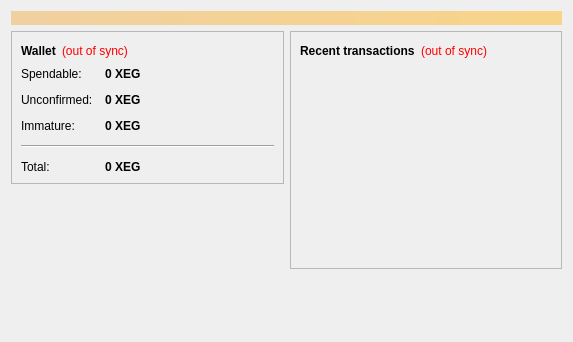
<?xml version="1.0" encoding="UTF-8"?>
<ui version="4.0">
 <class>OverviewPage</class>
 <widget class="QWidget" name="OverviewPage">
  <property name="geometry">
   <rect>
    <x>0</x>
    <y>0</y>
    <width>573</width>
    <height>342</height>
   </rect>
  </property>
  <property name="windowTitle">
   <string>Form</string>
  </property>
  <layout class="QVBoxLayout" name="topLayout">
   <item>
    <widget class="QLabel" name="labelAlerts">
     <property name="visible">
      <bool>false</bool>
     </property>
     <property name="styleSheet">
      <string notr="true">background-color: qlineargradient(x1: 0, y1: 0, x2: 1, y2: 0, stop:0 #F0D0A0, stop:1 #F8D488); color:#000000;</string>
     </property>
     <property name="wordWrap">
      <bool>true</bool>
     </property>
     <property name="margin">
      <number>3</number>
     </property>
    </widget>
   </item>
   <item>
    <layout class="QHBoxLayout" name="horizontalLayout" stretch="1,1">
     <item>
      <layout class="QVBoxLayout" name="verticalLayout_2">
       <item>
        <widget class="QFrame" name="frame">
         <property name="frameShape">
          <enum>QFrame::StyledPanel</enum>
         </property>
         <property name="frameShadow">
          <enum>QFrame::Raised</enum>
         </property>
         <layout class="QVBoxLayout" name="verticalLayout_4">
          <item>
           <layout class="QHBoxLayout" name="horizontalLayout_4">
            <item>
             <widget class="QLabel" name="label_5">
              <property name="font">
               <font>
                <weight>75</weight>
                <bold>true</bold>
               </font>
              </property>
              <property name="text">
               <string>Wallet</string>
              </property>
             </widget>
            </item>
            <item>
             <widget class="QLabel" name="labelWalletStatus">
              <property name="toolTip">
               <string>The displayed information may be out of date. Your wallet automatically synchronizes with the EyeGlass network after a connection is established, but this process has not completed yet.</string>
              </property>
              <property name="styleSheet">
               <string notr="true">QLabel { color: red; }</string>
              </property>
              <property name="text">
               <string notr="true">(out of sync)</string>
              </property>
              <property name="alignment">
               <set>Qt::AlignLeading|Qt::AlignLeft|Qt::AlignVCenter</set>
              </property>
             </widget>
            </item>
            <item>
             <spacer name="horizontalSpacer_2">
              <property name="orientation">
               <enum>Qt::Horizontal</enum>
              </property>
              <property name="sizeHint" stdset="0">
               <size>
                <width>40</width>
                <height>20</height>
               </size>
              </property>
             </spacer>
            </item>
           </layout>
          </item>
          <item>
           <layout class="QFormLayout" name="formLayout_2">
            <property name="fieldGrowthPolicy">
             <enum>QFormLayout::AllNonFixedFieldsGrow</enum>
            </property>
            <property name="horizontalSpacing">
             <number>12</number>
            </property>
            <property name="verticalSpacing">
             <number>12</number>
            </property>
            <item row="0" column="0">
             <widget class="QLabel" name="label">
              <property name="text">
               <string>Spendable:</string>
              </property>
             </widget>
            </item>
            <item row="0" column="1">
             <widget class="QLabel" name="labelBalance">
              <property name="font">
               <font>
                <weight>75</weight>
                <bold>true</bold>
               </font>
              </property>
              <property name="cursor">
               <cursorShape>IBeamCursor</cursorShape>
              </property>
              <property name="toolTip">
               <string>Your current spendable balance</string>
              </property>
              <property name="text">
               <string notr="true">0 XEG</string>
              </property>
              <property name="textInteractionFlags">
               <set>Qt::LinksAccessibleByMouse|Qt::TextSelectableByKeyboard|Qt::TextSelectableByMouse</set>
              </property>
             </widget>
            </item>
            <item row="1" column="0">
             <widget class="QLabel" name="label_3">
              <property name="text">
               <string>Unconfirmed:</string>
              </property>
             </widget>
            </item>
            <item row="1" column="1">
             <widget class="QLabel" name="labelUnconfirmed">
              <property name="font">
               <font>
                <weight>75</weight>
                <bold>true</bold>
               </font>
              </property>
              <property name="cursor">
               <cursorShape>IBeamCursor</cursorShape>
              </property>
              <property name="toolTip">
               <string>Total of transactions that have yet to be confirmed, and do not yet count toward the current balance</string>
              </property>
              <property name="text">
               <string notr="true">0 XEG</string>
              </property>
              <property name="textInteractionFlags">
               <set>Qt::LinksAccessibleByMouse|Qt::TextSelectableByKeyboard|Qt::TextSelectableByMouse</set>
              </property>
             </widget>
            </item>
            <item row="2" column="0">
             <widget class="QLabel" name="labelImmatureText">
              <property name="text">
               <string>Immature:</string>
              </property>
             </widget>
            </item>
            <item row="2" column="1">
             <widget class="QLabel" name="labelImmature">
              <property name="font">
               <font>
                <weight>75</weight>
                <bold>true</bold>
               </font>
              </property>
              <property name="toolTip">
               <string>Mined balance that has not yet matured</string>
              </property>
              <property name="text">
               <string notr="true">0 XEG</string>
              </property>
              <property name="textInteractionFlags">
               <set>Qt::LinksAccessibleByMouse|Qt::TextSelectableByKeyboard|Qt::TextSelectableByMouse</set>
              </property>
             </widget>
            </item>
            <item row="4" column="0" colspan="2">
             <widget class="Line" name="line">
              <property name="orientation">
               <enum>Qt::Horizontal</enum>
              </property>
             </widget>
            </item>
            <item row="5" column="0">
             <widget class="QLabel" name="labelTotalText">
              <property name="text">
               <string>Total:</string>
              </property>
             </widget>
            </item>
            <item row="5" column="1">
             <widget class="QLabel" name="labelTotal">
              <property name="font">
               <font>
                <weight>75</weight>
                <bold>true</bold>
               </font>
              </property>
              <property name="cursor">
               <cursorShape>IBeamCursor</cursorShape>
              </property>
              <property name="toolTip">
               <string>Your current total balance</string>
              </property>
              <property name="text">
               <string notr="true">0 XEG</string>
              </property>
              <property name="textInteractionFlags">
               <set>Qt::LinksAccessibleByMouse|Qt::TextSelectableByKeyboard|Qt::TextSelectableByMouse</set>
              </property>
             </widget>
            </item>
           </layout>
          </item>
         </layout>
        </widget>
       </item>
       <item>
        <spacer name="verticalSpacer">
         <property name="orientation">
          <enum>Qt::Vertical</enum>
         </property>
         <property name="sizeHint" stdset="0">
          <size>
           <width>20</width>
           <height>40</height>
          </size>
         </property>
        </spacer>
       </item>
      </layout>
     </item>
     <item>
      <layout class="QVBoxLayout" name="verticalLayout_3">
       <item>
        <widget class="QFrame" name="frame_2">
         <property name="frameShape">
          <enum>QFrame::StyledPanel</enum>
         </property>
         <property name="frameShadow">
          <enum>QFrame::Raised</enum>
         </property>
         <layout class="QVBoxLayout" name="verticalLayout">
          <item>
           <layout class="QHBoxLayout" name="horizontalLayout_2">
            <item>
             <widget class="QLabel" name="label_4">
              <property name="text">
               <string>&lt;b&gt;Recent transactions&lt;/b&gt;</string>
              </property>
             </widget>
            </item>
            <item>
             <widget class="QLabel" name="labelTransactionsStatus">
              <property name="toolTip">
               <string>The displayed information may be out of date. Your wallet automatically synchronizes with the EyeGlass network after a connection is established, but this process has not completed yet.</string>
              </property>
              <property name="styleSheet">
               <string notr="true">QLabel { color: red; }</string>
              </property>
              <property name="text">
               <string notr="true">(out of sync)</string>
              </property>
              <property name="alignment">
               <set>Qt::AlignRight|Qt::AlignTrailing|Qt::AlignVCenter</set>
              </property>
             </widget>
            </item>
            <item>
             <spacer name="horizontalSpacer">
              <property name="orientation">
               <enum>Qt::Horizontal</enum>
              </property>
              <property name="sizeHint" stdset="0">
               <size>
                <width>40</width>
                <height>20</height>
               </size>
              </property>
             </spacer>
            </item>
           </layout>
          </item>
          <item>
           <widget class="QListView" name="listTransactions">
            <property name="styleSheet">
             <string notr="true">QListView { background: transparent; }</string>
            </property>
            <property name="frameShape">
             <enum>QFrame::NoFrame</enum>
            </property>
            <property name="verticalScrollBarPolicy">
             <enum>Qt::ScrollBarAlwaysOff</enum>
            </property>
            <property name="horizontalScrollBarPolicy">
             <enum>Qt::ScrollBarAlwaysOff</enum>
            </property>
            <property name="selectionMode">
             <enum>QAbstractItemView::NoSelection</enum>
            </property>
           </widget>
          </item>
         </layout>
        </widget>
       </item>
       <item>
        <spacer name="verticalSpacer_2">
         <property name="orientation">
          <enum>Qt::Vertical</enum>
         </property>
         <property name="sizeHint" stdset="0">
          <size>
           <width>20</width>
           <height>40</height>
          </size>
         </property>
        </spacer>
       </item>
      </layout>
     </item>
    </layout>
   </item>
  </layout>
 </widget>
 <resources/>
 <connections/>
</ui>
